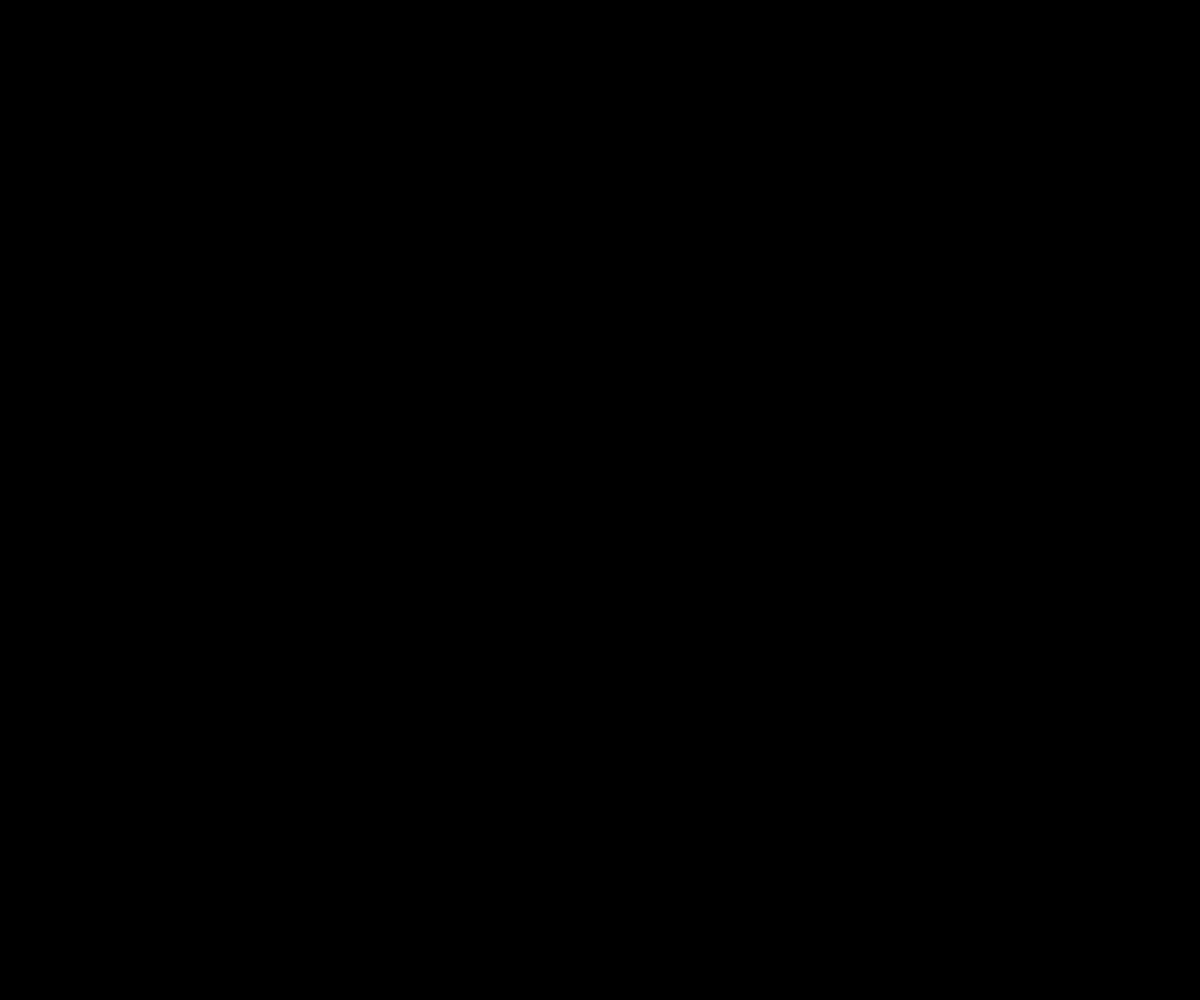
Frame 1 (no input)
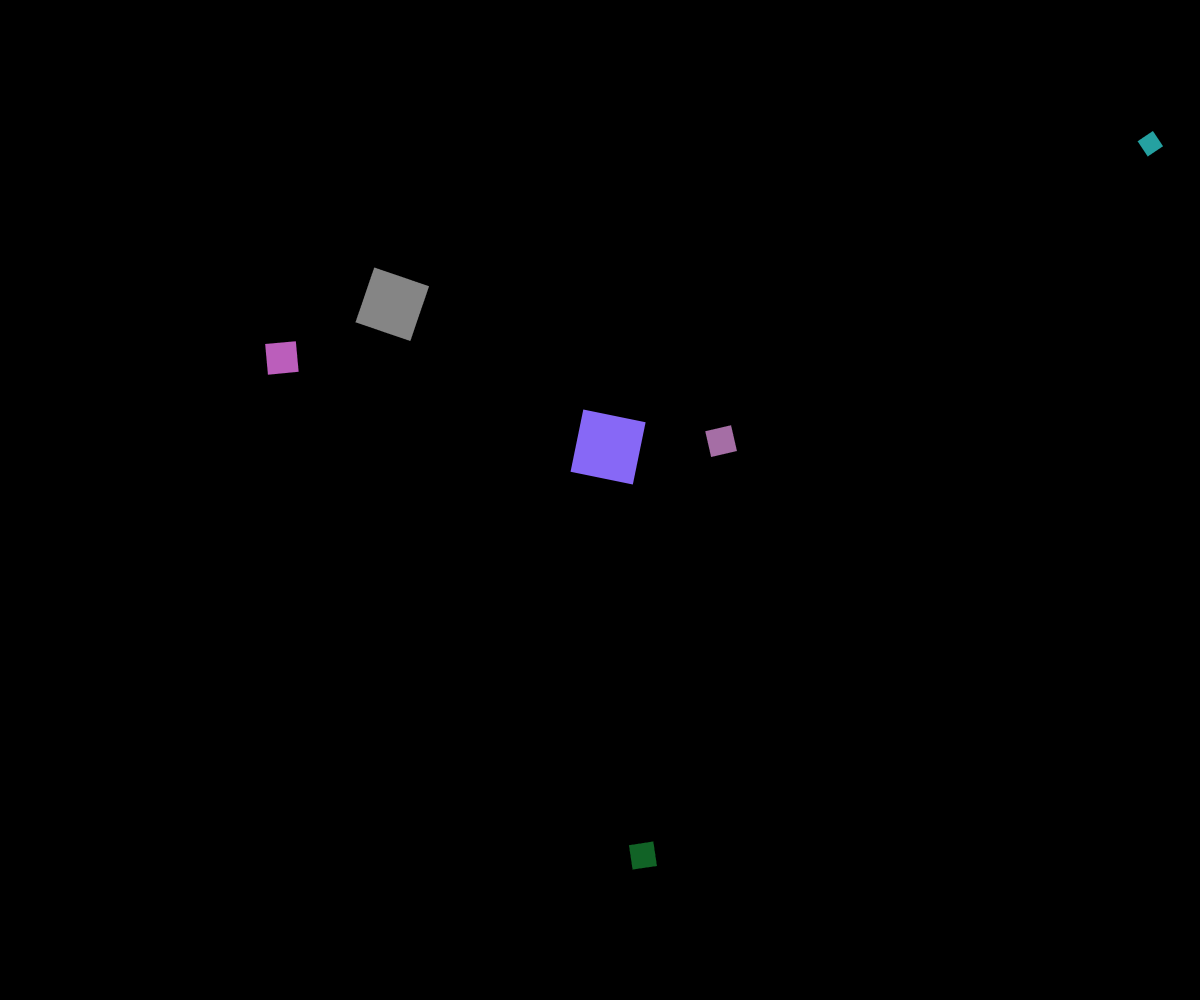
Frame 60 (no input)
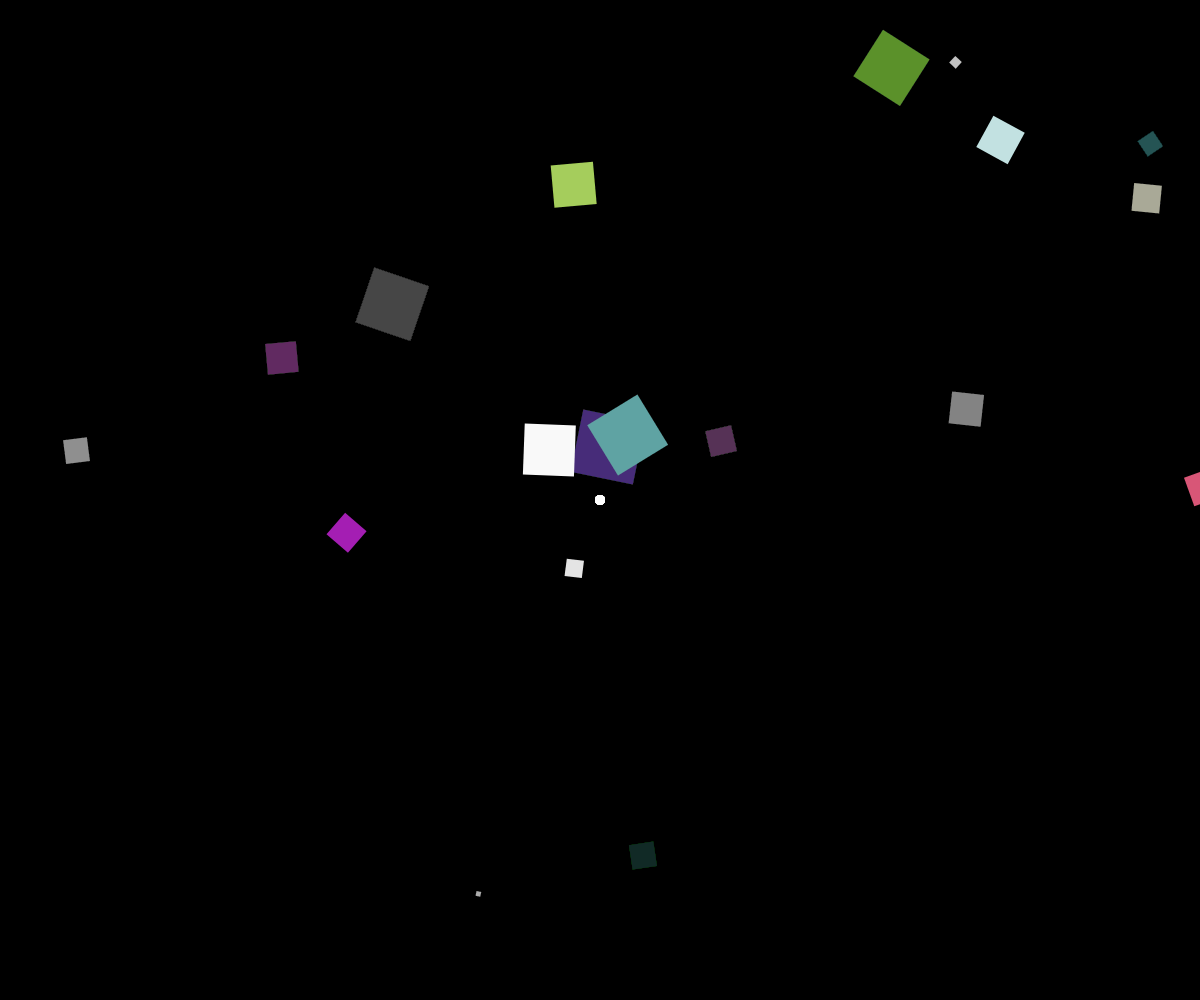
Frame 120 (the mouse pressed at the canvas centre since frame 60)

The p5.js sketch that drew these frames (run headless with seeded random() and noise() and a simulated clock; from frame 60 on, the mouse is pressed at the canvas centre):

// p5.js sketch
// ── sketch.js
let drawState = false;
let ellipseHeight = 10;
let ellipseWidth = 10;

function setup() {
  createCanvas(windowWidth, windowHeight);
  colorMode(RGB, 100);

  background(0, 0, 0);
  noStroke();

  //rect(x, y, w, h, [tl], [tr], [br], [bl])
  //texts in [] are optional
  // rect(windowWidth/2-30,windowHeight/2-50,60,100,50,50,50,50);
}

function draw() {
  // ellipse(mouseX-ellipseWidth/2,mouseY-ellipseHeight/2,ellipseWidth,ellipseHeight);

  background("rgba(0, 0, 0, 0.01)");

  push();
  rotate(random(0, 360));
  fill(random(0, 255), random(0, 255), random(0, 255));
  rect(random(0, windowWidth), random(0, windowHeight), random(2, 65));
  pop();

  if (drawState) {
    ellipse(mouseX, mouseY, ellipseWidth, ellipseHeight);
  }
}

function mousePressed() {
  drawState = true;
}

function mouseReleased() {
  drawState = false;
}
